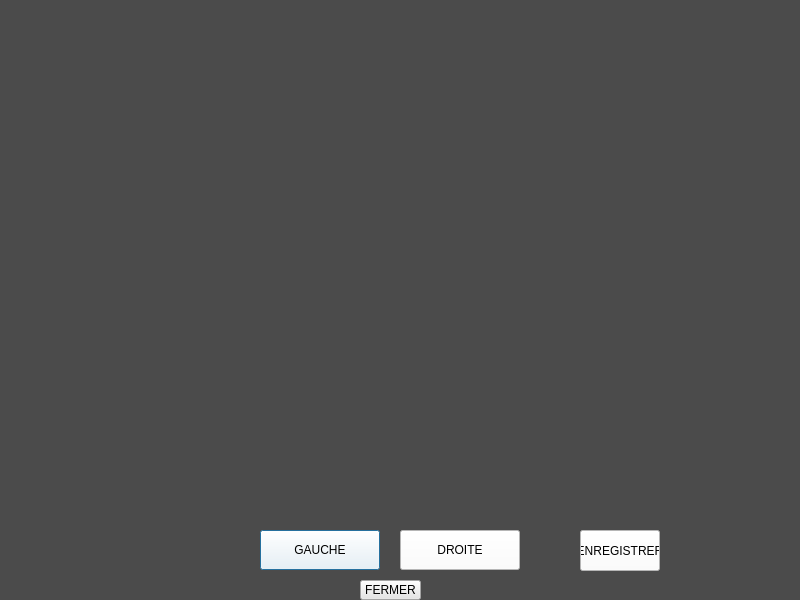
<?xml version="1.0" encoding="UTF-8"?>
<ui version="4.0">
 <class>rotation</class>
 <widget class="QDialog" name="rotation">
  <property name="geometry">
   <rect>
    <x>0</x>
    <y>0</y>
    <width>800</width>
    <height>600</height>
   </rect>
  </property>
  <property name="windowTitle">
   <string>Dialog</string>
  </property>
  <property name="styleSheet">
   <string notr="true">background-color: rgb(75, 75, 75);</string>
  </property>
  <widget class="QPushButton" name="pushButton">
   <property name="geometry">
    <rect>
     <x>260</x>
     <y>530</y>
     <width>120</width>
     <height>40</height>
    </rect>
   </property>
   <property name="styleSheet">
    <string notr="true">background-color: rgb(255, 255, 255);
font: 75 14pt &quot;MS Shell Dlg 2&quot;;</string>
   </property>
   <property name="text">
    <string>GAUCHE</string>
   </property>
  </widget>
  <widget class="QPushButton" name="pushButton_2">
   <property name="geometry">
    <rect>
     <x>400</x>
     <y>530</y>
     <width>120</width>
     <height>40</height>
    </rect>
   </property>
   <property name="styleSheet">
    <string notr="true">background-color: rgb(255, 255, 255);
font: 75 14pt &quot;MS Shell Dlg 2&quot;;</string>
   </property>
   <property name="text">
    <string>DROITE</string>
   </property>
  </widget>
  <widget class="QPushButton" name="pushButton_3">
   <property name="geometry">
    <rect>
     <x>360</x>
     <y>580</y>
     <width>61</width>
     <height>20</height>
    </rect>
   </property>
   <property name="styleSheet">
    <string notr="true">background-color: rgb(229, 229, 229);</string>
   </property>
   <property name="text">
    <string>FERMER</string>
   </property>
  </widget>
  <widget class="QPushButton" name="pushButton_4">
   <property name="geometry">
    <rect>
     <x>580</x>
     <y>530</y>
     <width>80</width>
     <height>41</height>
    </rect>
   </property>
   <property name="styleSheet">
    <string notr="true">background-color: rgb(255, 255, 255);
font: 75 8pt &quot;MS Shell Dlg 2&quot;;</string>
   </property>
   <property name="text">
    <string>ENREGISTRER</string>
   </property>
  </widget>
 </widget>
 <resources/>
 <connections/>
</ui>
